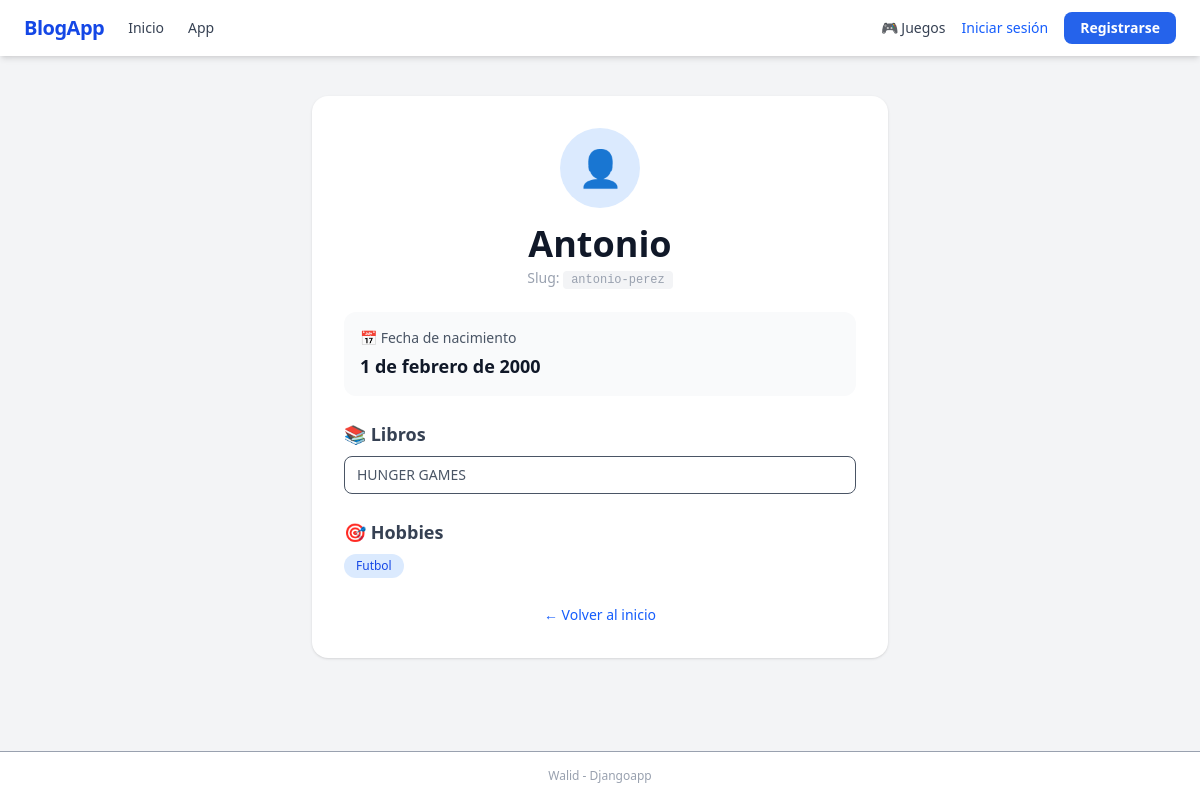
Page /antonio-perez/ on the committed database.
### djangoapp/models.py (models this page shows, shortened)
class Person(models.Model):
    name = models.CharField(max_length=50)
    birth = models.DateField()
    slug = models.SlugField()

class Book(models.Model):
    title = models.CharField(max_length=100)
    person = models.ForeignKey(Person, on_delete=models.CASCADE)

class Hobby(models.Model):
    title = models.CharField(max_length=50)
    persons = models.ManyToManyField(Person)

### djangoapp/views.py (the view)
# urls.py: path('<slug:slug>/', views.person, name='person'),
def person(request, slug):
    my_person = Person.objects.get(slug=slug)
    return render(request, "djangoapp/person.html", {"person": my_person})

### djangoapp/templates/djangoapp/person.html (shortened to what this page needs)
{% extends "base.html" %}
{% block content %}
<div class="bg-white dark:bg-gray-800 rounded-2xl shadow p-8 max-w-xl mx-auto">
    <div class="text-center mb-6">
        <div class="w-20 h-20 rounded-full bg-blue-100 dark:bg-blue-900 flex items-center justify-center mx-auto mb-4 text-4xl">
            👤
        </div>
        <h1 class="text-4xl font-extrabold text-gray-900 dark:text-gray-100">{{ person.name }}</h1>
        <p class="text-gray-400 mt-1 text-sm">Slug: <code class="bg-gray-100 dark:bg-gray-700 px-2 py-0.5 rounded text-xs">{{ person.slug }}</code></p>
    </div>
    <div class="bg-gray-50 dark:bg-gray-700 rounded-xl p-4 mb-6">
        <p class="text-gray-600 dark:text-gray-300 text-sm font-medium">📅 Fecha de nacimiento</p>
        <p class="text-gray-900 dark:text-gray-100 font-semibold text-lg mt-1">{{ person.birth }}</p>
    </div>
    {% if person.book_set.all %}
    <div class="mb-6">
        <h2 class="text-lg font-bold text-gray-700 dark:text-gray-300 mb-2">📚 Libros</h2>
        <ul class="space-y-1">
            {% for book in person.book_set.all %}
            <li class="text-gray-600 dark:text-gray-400 text-sm bg-white dark:bg-gray-800 border rounded-lg px-3 py-2">{{ book.title }}</li>
            {% endfor %}
        </ul>
    </div>
    {% endif %}
    {% if person.hobby_set.all %}
    <div class="mb-6">
        <h2 class="text-lg font-bold text-gray-700 dark:text-gray-300 mb-2">🎯 Hobbies</h2>
        <div class="flex flex-wrap gap-2">
            {% for hobby in person.hobby_set.all %}
            <span class="bg-blue-100 text-blue-700 dark:bg-blue-900 dark:text-blue-200 text-xs px-3 py-1 rounded-full font-medium">{{ hobby.title }}</span>
            {% endfor %}
        </div>
    </div>
    {% endif %}
    <div class="text-center mt-6">
        <a href="{% url 'djangoapp:home' %}" class="text-blue-600 hover:underline text-sm">← Volver al inicio</a>
    </div>
</div>
{% endblock %}

### rows in the picture
Person: name "Antonio", slug "antonio-perez", birth "1 de febrero de 2000"
Book: title "HUNGER GAMES"
Hobby: title "Futbol"
